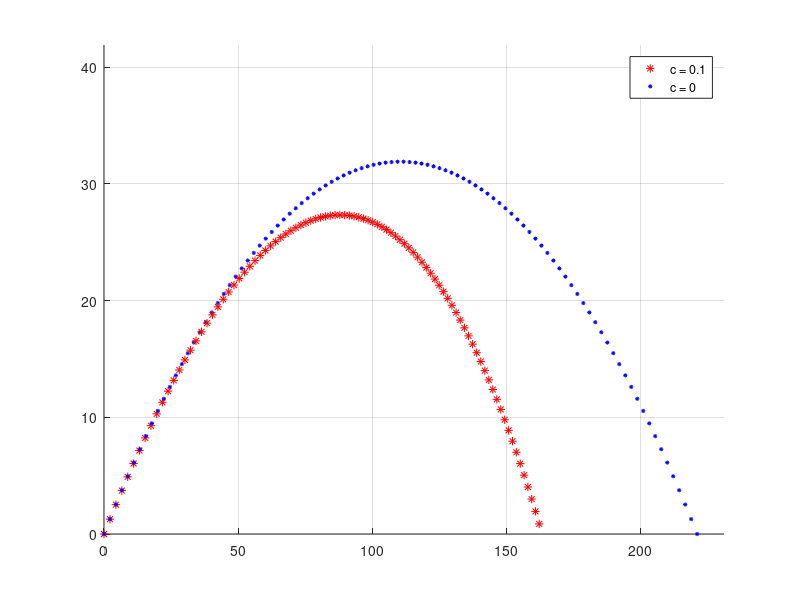

Reproduce this figure in MATLAB.
clear, clearvars, clc;

Vo = 50;
g = 9.8;
alpha = 30;
Vx = @(v, a) v*cos(a);
Vy = @(v, a) v*sin(a);
t=linspace(0,(2.0*Vo*sin(alpha*pi/180)/g));

%Dieu kien co he so can c = 0.1
c = 0.1;

[time1, Fx] = ode45(@(t,x)([x(2); -c*x(2)]),t, [0 Vx(Vo, alpha*pi/180)]);
X = Fx(:,1);

[time1, Fy] = ode45(@(t,y) ([y(2);- g - c*y(2)]), t, [0 Vy(Vo, alpha*pi/180)]);
Y = Fy(:,1);

%Dieu kien he so can c = 0
c = 0;

%recall function - due to ODE45 bug, which was reported on MATLAB forum on
% 12/6/2018, in MATLAB and Octave. So we call a function dirrectly inside 
% ode45 fucntion instead using inline function f = @(x, y) (....) 

[time1, Fx2] = ode45(@(t,x)([x(2); -c*x(2)]),t, [0 Vx(Vo, alpha*pi/180)]);
X2 = Fx2(:,1);
[time1, Fy2] = ode45(@(t,y) ([y(2);- g - c*y(2)]), t, [0 Vy(Vo, alpha*pi/180)]);
Y2 = Fy2(:,1);
%Ve Do thi
figure; 
axis([0 max(max(X), max(X2))+10 0 max(max(Y), max(Y2))+10]);
grid on;
hold on;
for i=1:length(t)
  plot(X(i),Y(i),'*r', X2(i),Y2(i),'*b', 'MarkerSize', 3);
  pause(0.05);
  hold on;
end
legend('c = 0.1','c = 0');

